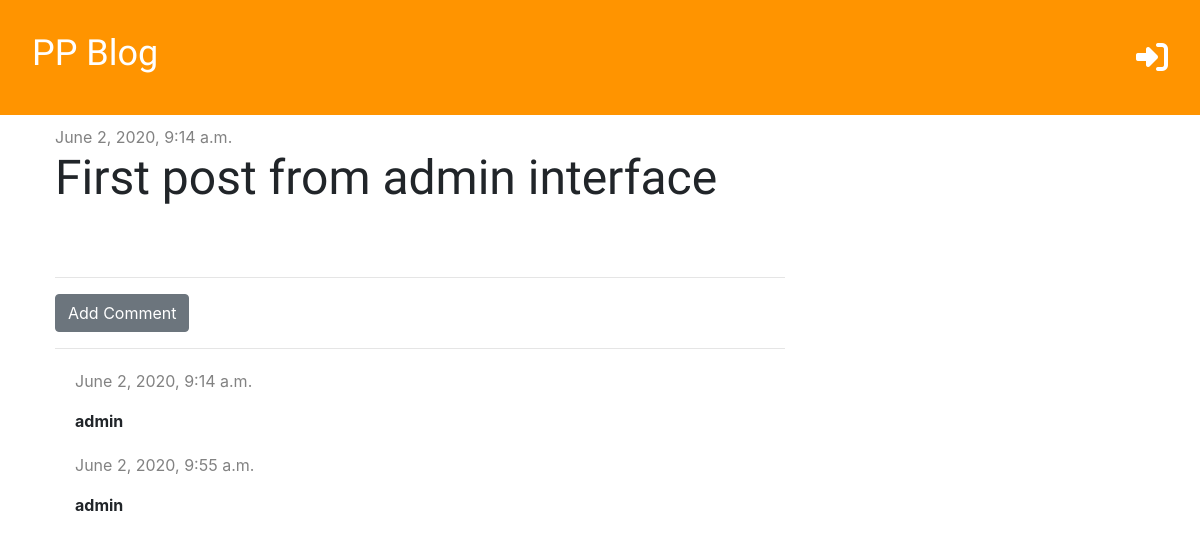
The app's page /post/1/ with its own data.
### blog/models.py (models this page shows, shortened)
class Post(models.Model):
    author = models.ForeignKey('auth.User', on_delete=models.CASCADE)
    title = models.CharField(max_length=200)
    text = models.TextField()
    created_date = models.DateTimeField(default=timezone.now)
    published_date = models.DateTimeField(blank=True, null=True)

class Comment(models.Model):
    post = models.ForeignKey('blog.Post', on_delete=models.CASCADE, related_name='comments')
    author = models.CharField(max_length=200)
    text = models.TextField()
    created_date = models.DateTimeField(default=timezone.now)
    approved = models.BooleanField(default=False)

### blog/views.py (the view)
# urls.py: path('post/<int:pk>/', views.post_detail, name='post_detail'),
def post_detail(request, pk):
    post = get_object_or_404(Post, pk=pk)
    stuff_for_frontend = {'post': post}
    return render(request, 'blog/post_detail.html', stuff_for_frontend)

### blog/templatetags/markdownify.py (called while the page is built)
@register.filter
def markdown(value):
    renderer = HighlightRenderer()
    markdown = mistune.Markdown(renderer=renderer)
    return markdown(value)

### blog/templates/blog/post_detail.html (shortened to what this page needs)
{% extends 'blog/base.html' %}
{% load markdownify %}
{% block content %}
    <div class="post">
        {% if post.published_date %}
            <div class="date">
                {{ post.published_date }}
            </div>
        {% else %}
            <a href="url 'post_publish' pk=post.pk" class="btn btn-primary">Publish</a>
        {% endif %}
        <h1>{{ post.title }}</h1>
    </div>
    <hr>
    <a href="{% url 'add_comment_to_post' pk=post.pk%}" class="btn btn-secondary">Add Comment</a>
    <hr>
    {% for comment in post.comments.all %}
        {% if user.is_authenticated or comment.approved %}
            <div class="comment">
                <p class="date">{{ comment.created_date }}</p>
                <p><strong>{{ comment.author }}</strong></p>
            </div>
        {% endif %}
    {% empty %}
        <p>No comments yet...</p>
    {% endfor %}
{% endblock %}

### blog/static/css/blog.css (style rules this page uses)
h1, h2, h3, h4 { font-family: 'Tangerin', 'Inconsolata', 'Droid Sans', serif ; font-size: 48px; }
.date { color: #828282; }
.post { margin-bottom: 70px; margin-top: 10px; }
.comment { margin: 20px 0 20px 20px; }

### records on screen
Post: published_date "June 2, 2020, 9:14 a.m.", title "First post from admin interface"
Comment: created_date "June 2, 2020, 9:14 a.m.", author "admin"
Comment: created_date "June 2, 2020, 9:55 a.m.", author "admin"
